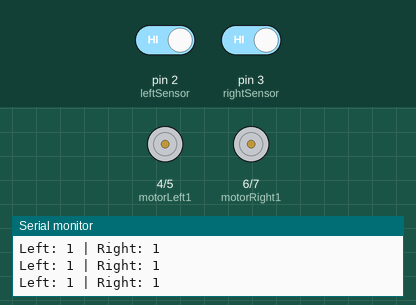
A sketch run on a simulated Arduino Uno, built with avr-gcc and run on an emulated ATmega328P. Shown: motor-driver pin pairs drawn as motors (green arrow = first pin HIGH = forward, orange = second pin HIGH = backward, longer = more drive), the last lines printed to the serial monitor. Inputs (shaded band) come from the test bench; at power-on: pin 2 (leftSensor) HIGH, pin 3 (rightSensor) HIGH.

Above: at 1.2 s.
1.3 s: pin 2 (leftSensor) driven LOW
At 2.5 s:
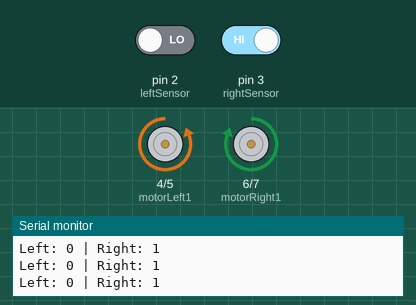
2.8 s: pin 3 (rightSensor) driven LOW
At 3.8 s:
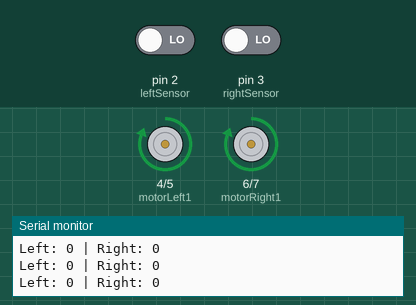
4.3 s: pin 2 (leftSensor) driven HIGH
At 4.8 s:
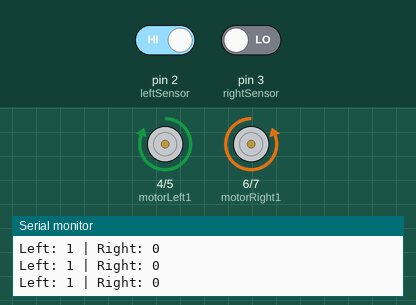
5.8 s: pin 3 (rightSensor) driven HIGH
At 6.6 s:
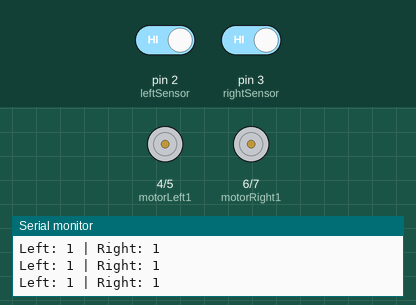
Timing chart, 0 to 8.8 s (numbered marks = the images above; inputs shaded):
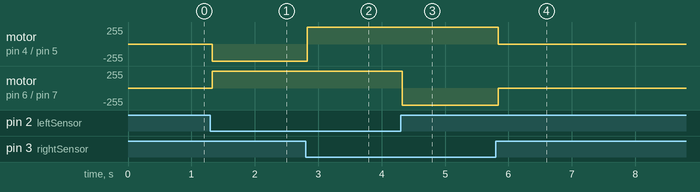

The sketch:

Linefollower.ino
```cpp
// IR sensor pins
const int leftSensor = 2;
const int rightSensor = 3;

// Motor pins
const int motorLeft1 = 4;
const int motorLeft2 = 5;
const int motorRight1 = 6;
const int motorRight2 = 7;

void setup() {
  pinMode(leftSensor, INPUT);
  pinMode(rightSensor, INPUT);

  pinMode(motorLeft1, OUTPUT);
  pinMode(motorLeft2, OUTPUT);
  pinMode(motorRight1, OUTPUT);
  pinMode(motorRight2, OUTPUT);

  Serial.begin(9600);
}

void loop() {
  int leftValue = digitalRead(leftSensor);
  int rightValue = digitalRead(rightSensor);

  Serial.print("Left: ");
  Serial.print(leftValue);
  Serial.print(" | Right: ");
  Serial.println(rightValue);

  // Both sensors on black line — move forward
  if (leftValue == LOW && rightValue == LOW) {
    forward();
  }
  // Left sensor off the line — turn right
  else if (leftValue == HIGH && rightValue == LOW) {
    turnRight();
  }
  // Right sensor off the line — turn left
  else if (leftValue == LOW && rightValue == HIGH) {
    turnLeft();
  }
  // Both sensors off the line — stop
  else {
    stopMotors();
  }
}

void forward() {
  digitalWrite(motorLeft1, HIGH);
  digitalWrite(motorLeft2, LOW);
  digitalWrite(motorRight1, HIGH);
  digitalWrite(motorRight2, LOW);
}

void turnLeft() {
  digitalWrite(motorLeft1, LOW);
  digitalWrite(motorLeft2, HIGH);
  digitalWrite(motorRight1, HIGH);
  digitalWrite(motorRight2, LOW);
}

void turnRight() {
  digitalWrite(motorLeft1, HIGH);
  digitalWrite(motorLeft2, LOW);
  digitalWrite(motorRight1, LOW);
  digitalWrite(motorRight2, HIGH);
}

void stopMotors() {
  digitalWrite(motorLeft1, LOW);
  digitalWrite(motorLeft2, LOW);
  digitalWrite(motorRight1, LOW);
  digitalWrite(motorRight2, LOW);
}
```

Measured:
- after the input at 1.3 s, motor on pin 4 (motorLeft1) / pin 5 (motorLeft2): stopped → backward 255/255 at once; motor on pin 6 (motorRight1) / pin 7 (motorRight2): stopped → forward 255/255 at once
- after the input at 2.8 s, motor on pin 4 (motorLeft1) / pin 5 (motorLeft2): backward 255/255 → forward 255/255 at once
- after the input at 4.3 s, motor on pin 6 (motorRight1) / pin 7 (motorRight2): forward 255/255 → backward 255/255 at once
- after the input at 5.8 s, motor on pin 4 (motorLeft1) / pin 5 (motorLeft2): forward 255/255 → stopped at once; motor on pin 6 (motorRight1) / pin 7 (motorRight2): backward 255/255 → stopped at once
